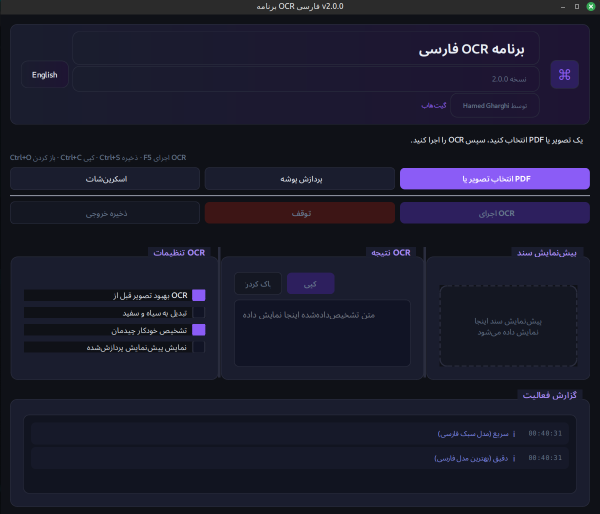
#> input picture assets/image.png, 1199 x 1028 px (shown at 1/2 size)
$ python -i image_processor.py   (imports and definitions only)
#> lines starting #> are read from the running program, lines starting #| are printed output that depends on the picture
#> further down, picture is the input picture: PIL image 1199x1028 RGB; mean R, G, B 26.7, 26.6, 43.3
import cv2
import numpy as np
from PIL import Image

MIN_OCR_WIDTH = 1500


def upscale_if_needed(image, min_width=MIN_OCR_WIDTH):
#> called with min_width = 1500
    width, height = image.size
#> width = 1199; height = 1028
    if width >= min_width:
        return image
    scale = min_width / width
#> scale = 1.25
    new_size = (min_width, max(1, int(height * scale)))
#> new_size = (1500, 1286)
    return image.resize(new_size, Image.Resampling.LANCZOS)


def deskew(gray):
    inverted = cv2.bitwise_not(gray)
    coords = np.column_stack(np.where(inverted > 0))
    if len(coords) < 100:
        return gray

    angle = cv2.minAreaRect(coords)[-1]
    if angle < -45:
        angle = 90 + angle
    elif angle > 45:
        angle = angle - 90

    if abs(angle) < 0.5:
        return gray

    height, width = gray.shape
    center = (width // 2, height // 2)
    matrix = cv2.getRotationMatrix2D(center, angle, 1.0)
    return cv2.warpAffine(
        gray, matrix, (width, height),
        flags=cv2.INTER_CUBIC, borderMode=cv2.BORDER_REPLICATE,
    )


def preprocess_image(image, binarize=False, upscale=True):
    image = image.convert("RGB")
    if upscale:
        image = upscale_if_needed(image)

    img = np.array(image)
    gray = cv2.cvtColor(img, cv2.COLOR_RGB2GRAY)
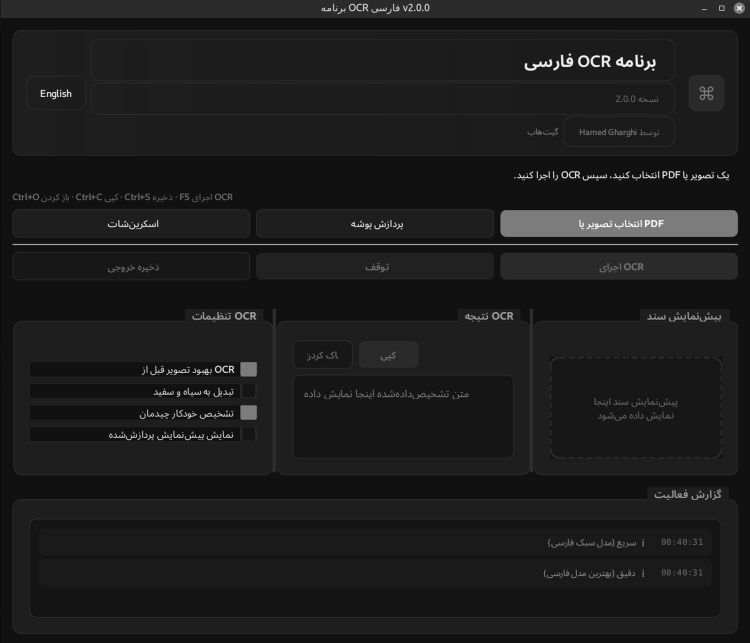
#> gray: shape (1286, 1500) (shown at 1/2 size); min 0, max 255, mean 28.5
    gray = cv2.fastNlMeansDenoising(gray, h=10)

    clahe = cv2.createCLAHE(clipLimit=2.0, tileGridSize=(8, 8))
    gray = clahe.apply(gray)
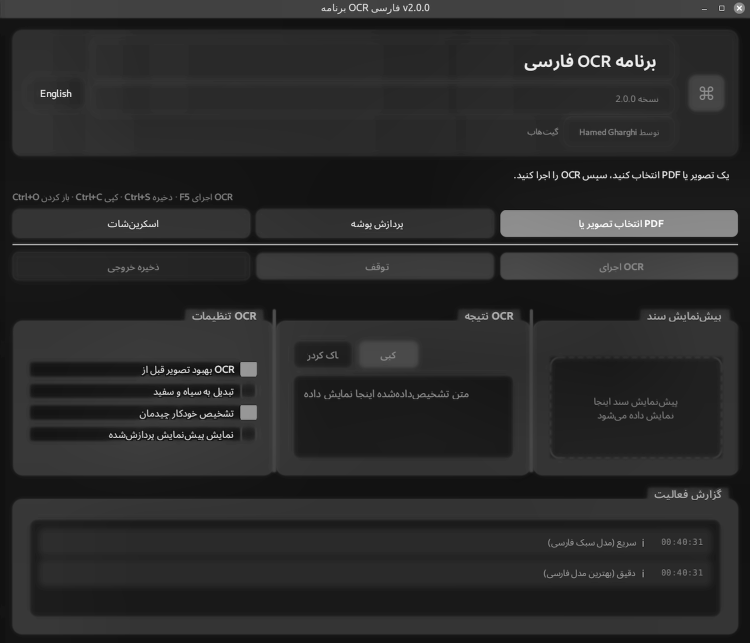
#> gray: shape (1286, 1500) (shown at 1/2 size); min 1, max 255, mean 41.5
    gray = deskew(gray)
#> in deskew, `inverted = cv2.bitwise_not(gray)`:
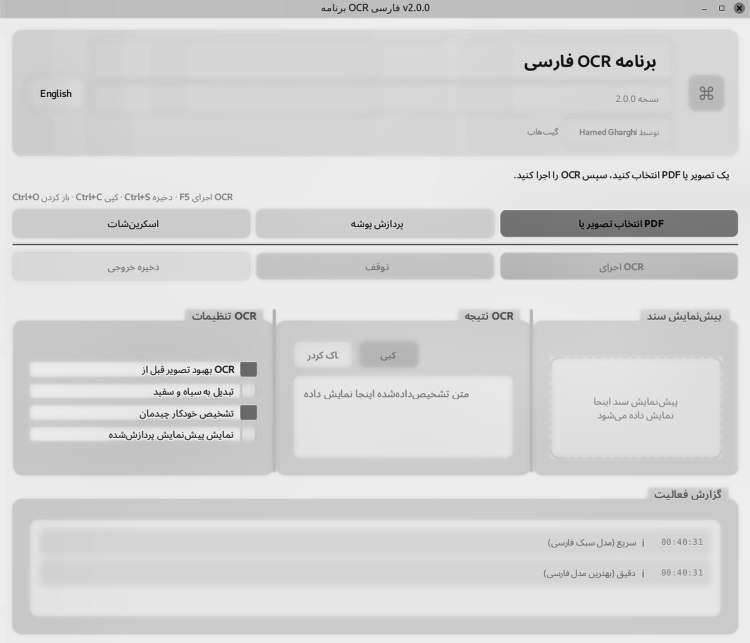
#> inverted: shape (1286, 1500) (shown at 1/2 size); min 0, max 254, mean 213.5
#> in deskew, `coords = np.column_stack(np.where(inverted > 0))`: coords = 1928863 pairs, first value 0 to 1285, second value 0 to 1499
#> in deskew, `angle = cv2.minAreaRect(coords)[-1]`: angle = -90
#> in deskew, `angle = 90 + angle`: angle = 0

    if binarize:
        gray = cv2.adaptiveThreshold(
            gray, 255, cv2.ADAPTIVE_THRESH_GAUSSIAN_C, cv2.THRESH_BINARY, 31, 15
        )

    return Image.fromarray(gray)


def suggest_psm(image):
    img = np.array(image.convert("RGB"))
    gray = cv2.cvtColor(img, cv2.COLOR_RGB2GRAY)
    height, width = gray.shape
    aspect = width / max(height, 1)

    _, binary = cv2.threshold(gray, 0, 255, cv2.THRESH_BINARY_INV + cv2.THRESH_OTSU)
    text_ratio = float(np.count_nonzero(binary)) / binary.size
    color_std = float(np.std(img.reshape(-1, 3), axis=0).mean())

    num_labels, _, stats, _ = cv2.connectedComponentsWithStats(binary, connectivity=8)
    significant = sum(
        1 for i in range(1, num_labels) if stats[i, cv2.CC_STAT_AREA] > 50
    )

    if height < 80 and aspect > 4:
        return 7, "single_line"
    if text_ratio < 0.05 and significant < 30:
        return 11, "sparse"
    if color_std > 35 and text_ratio > 0.08:
        return 6, "screenshot"
    return 3, "document"

>>> from PIL import Image
>>> picture = Image.open('../assets/image.png')
>>> result = preprocess_image(picture)
